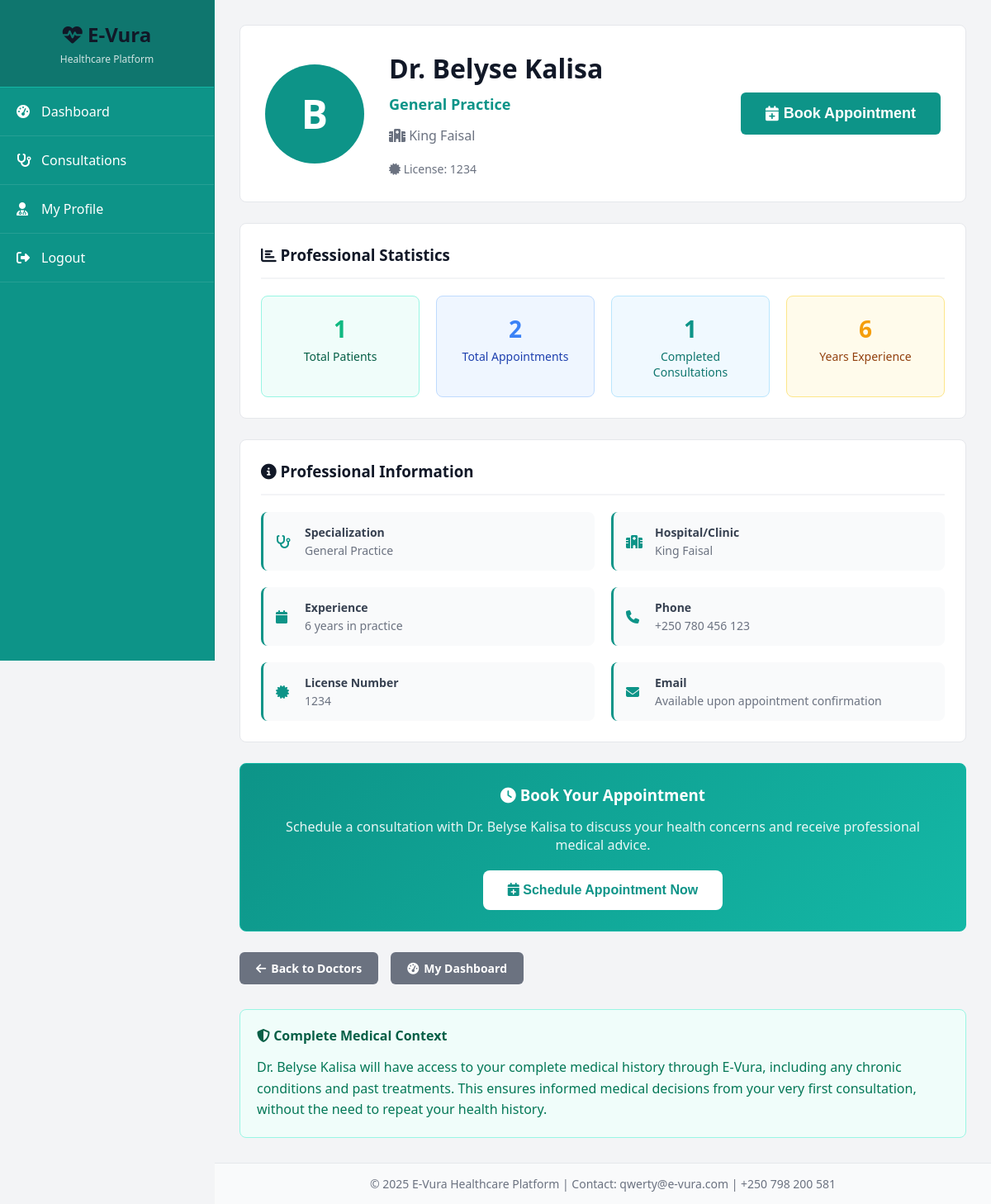
The app's page /doctor/1/profile (signed in) with its own data.
### app.py (models this page shows)
class Doctor(db.Model):
    id = db.Column(db.Integer, primary_key=True)
    username = db.Column(db.String(100), unique=True, nullable=False)
    email = db.Column(db.String(120), unique=True, nullable=False)
    password = db.Column(db.String(200), nullable=False)
    phone = db.Column(db.String(20))
    specialization = db.Column(db.String(100))
    license_number = db.Column(db.String(50))
    hospital = db.Column(db.String(200))
    years_experience = db.Column(db.Integer)
    created_at = db.Column(db.DateTime, default=datetime.utcnow)
    appointments = db.relationship('Appointment', backref='doctor', lazy=True, foreign_keys='Appointment.doctor_id')
    records = db.relationship('MedicalRecord', backref='doctor', lazy=True)

### app.py (the view)
@app.route('/doctor/<int:doctor_id>/profile')
@login_required
def view_doctor_profile(doctor_id):
    doctor = Doctor.query.get_or_404(doctor_id)
    total_patients = Patient.query.join(Appointment).filter(Appointment.doctor_id == doctor_id).distinct().count()
    total_appointments = Appointment.query.filter_by(doctor_id=doctor_id).count()
    completed_appointments = Appointment.query.filter_by(doctor_id=doctor_id, status='completed').count()
    return render_template('view_doctor_profile.html', doctor=doctor,
                         total_patients=total_patients, total_appointments=total_appointments,
                         completed_appointments=completed_appointments)

### app.py (called while the page is built)
def login_required(f):
    @wraps(f)
    def decorated_function(*args, **kwargs):
        if 'user_id' not in session or 'user_type' not in session:
            flash('Please log in to access this page.', 'warning')
            return redirect(url_for('login'))
        return f(*args, **kwargs)
    return decorated_function

### templates/view_doctor_profile.html (shortened to what this page needs)
{% extends "base.html" %}
{% block content %}
<div style="background: white; border-radius: 8px; padding: 30px; margin-bottom: 25px; border: 1px solid #e5e7eb; display: flex; align-items: center; gap: 30px; flex-wrap: wrap;">
    <div style="width: 120px; height: 120px; border-radius: 50%; background: #0d9488; display: flex; align-items: center; justify-content: center; font-size: 48px; font-weight: bold; color: white; flex-shrink: 0;">
        {{ doctor.username[0]|upper }}
    </div>
    <div style="flex: 1;">
        <h1 style="font-size: 32px; color: #111827; margin-bottom: 10px;">Dr. {{ doctor.username }}</h1>
        <div style="color: #0d9488; font-size: 18px; font-weight: 600; margin-bottom: 15px;">
            {{ doctor.specialization or 'General Practice' }}
        </div>
        <div style="color: #6b7280; font-size: 16px; margin-bottom: 20px;">
            <i class="fas fa-hospital"></i> {{ doctor.hospital or 'Private Practice' }}
        </div>
        {% if doctor.license_number %}
        <div style="color: #6b7280; font-size: 14px;">
            <i class="fas fa-certificate"></i> License: {{ doctor.license_number }}
        </div>
        {% endif %}
    </div>
    <div style="flex-shrink: 0;">
        <button onclick="showBookingModal()" class="btn btn-primary" style="padding: 15px 30px; font-size: 18px;">
            <i class="fas fa-calendar-plus"></i> Book Appointment
        </button>
    </div>
</div>
<div style="background: white; border-radius: 8px; padding: 25px; margin-bottom: 25px; border: 1px solid #e5e7eb;">
    <h3 style="margin-bottom: 20px; color: #111827; padding-bottom: 15px; border-bottom: 2px solid #f3f4f6;">
        <i class="fas fa-chart-bar"></i> Professional Statistics
    </h3>
    <div style="display: grid; grid-template-columns: repeat(auto-fit, minmax(180px, 1fr)); gap: 20px;">
        <div style="text-align: center; padding: 20px; background: #f0fdfa; border-radius: 8px; border-left: 4px solid #10b981; border: 1px solid #99f6e4;">
            <div style="font-size: 28px; font-weight: bold; color: #10b981; margin-bottom: 5px;">{{ total_patients }}</div>
            <div style="color: #065f46; font-size: 14px;">Total Patients</div>
        </div>
        <div style="text-align: center; padding: 20px; background: #eff6ff; border-radius: 8px; border-left: 4px solid #3b82f6; border: 1px solid #bfdbfe;">
            <div style="font-size: 28px; font-weight: bold; color: #3b82f6; margin-bottom: 5px;">{{ total_appointments }}</div>
            <div style="color: #1e40af; font-size: 14px;">Total Appointments</div>
        </div>
        <div style="text-align: center; padding: 20px; background: #f0f9ff; border-radius: 8px; border-left: 4px solid #0d9488; border: 1px solid #bae6fd;">
            <div style="font-size: 28px; font-weight: bold; color: #0d9488; margin-bottom: 5px;">{{ completed_appointments }}</div>
            <div style="color: #0f766e; font-size: 14px;">Completed Consultations</div>
        </div>
        <div style="text-align: center; padding: 20px; background: #fffbeb; border-radius: 8px; border-left: 4px solid #f59e0b; border: 1px solid #fde68a;">
            <div style="font-size: 28px; font-weight: bold; color: #f59e0b; margin-bottom: 5px;">{{ doctor.years_experience or 0 }}</div>
            <div style="color: #92400e; font-size: 14px;">Years Experience</div>
        </div>
    </div>
</div>
<div style="background: white; border-radius: 8px; padding: 25px; margin-bottom: 25px; border: 1px solid #e5e7eb;">
    <h3 style="color: #111827; margin-bottom: 20px; padding-bottom: 15px; border-bottom: 2px solid #f3f4f6;">
        <i class="fas fa-info-circle"></i> Professional Information
    </h3>
    <div style="display: grid; grid-template-columns: repeat(auto-fit, minmax(300px, 1fr)); gap: 20px;">
        <div style="display: flex; align-items: center; padding: 15px; background: #f9fafb; border-radius: 8px; border-left: 3px solid #0d9488;">
            <i class="fas fa-stethoscope" style="width: 20px; color: #0d9488; margin-right: 15px; font-size: 16px;"></i>
            <div>
                <h4 style="color: #374151; margin-bottom: 3px; font-size: 14px; font-weight: 600;">Specialization</h4>
                <p style="color: #6b7280; margin: 0; font-size: 14px;">{{ doctor.specialization or 'General Practice' }}</p>
            </div>
        </div>
        <div style="display: flex; align-items: center; padding: 15px; background: #f9fafb; border-radius: 8px; border-left: 3px solid #0d9488;">
            <i class="fas fa-hospital" style="width: 20px; color: #0d9488; margin-right: 15px; font-size: 16px;"></i>
            <div>
                <h4 style="color: #374151; margin-bottom: 3px; font-size: 14px; font-weight: 600;">Hospital/Clinic</h4>
                <p style="color: #6b7280; margin: 0; font-size: 14px;">{{ doctor.hospital or 'Private Practice' }}</p>
            </div>
        </div>
        {% if doctor.years_experience %}
        <div style="display: flex; align-items: center; padding: 15px; background: #f9fafb; border-radius: 8px; border-left: 3px solid #0d9488;">
            <i class="fas fa-calendar" style="width: 20px; color: #0d9488; margin-right: 15px; font-size: 16px;"></i>
            <div>
                <h4 style="color: #374151; margin-bottom: 3px; font-size: 14px; font-weight: 600;">Experience</h4>
                <p style="color: #6b7280; margin: 0; font-size: 14px;">{{ doctor.years_experience }} years in practice</p>
            </div>
        </div>
        {% endif %}
        {% if doctor.phone %}
        <div style="display: flex; align-items: center; padding: 15px; background: #f9fafb; border-radius: 8px; border-left: 3px solid #0d9488;">
            <i class="fas fa-phone" style="width: 20px; color: #0d9488; margin-right: 15px; font-size: 16px;"></i>
            <div>
                <h4 style="color: #374151; margin-bottom: 3px; font-size: 14px; font-weight: 600;">Phone</h4>
                <p style="color: #6b7280; margin: 0; font-size: 14px;">{{ doctor.phone }}</p>
            </div>
        </div>
        {% endif %}
        {% if doctor.license_number %}
        <div style="display: flex; align-items: center; padding: 15px; background: #f9fafb; border-radius: 8px; border-left: 3px solid #0d9488;">
            <i class="fas fa-certificate" style="width: 20px; color: #0d9488; margin-right: 15px; font-size: 16px;"></i>
            <div>
                <h4 style="color: #374151; margin-bottom: 3px; font-size: 14px; font-weight: 600;">License Number</h4>
                <p style="color: #6b7280; margin: 0; font-size: 14px;">{{ doctor.license_number }}</p>
            </div>
        </div>
        {% endif %}
        <div style="display: flex; align-items: center; padding: 15px; background: #f9fafb; border-radius: 8px; border-left: 3px solid #0d9488;">
            <i class="fas fa-envelope" style="width: 20px; color: #0d9488; margin-right: 15px; font-size: 16px;"></i>
            <div>
                <h4 style="color: #374151; margin-bottom: 3px; font-size: 14px; font-weight: 600;">Email</h4>
                <p style="color: #6b7280; margin: 0; font-size: 14px;">Available upon appointment confirmation</p>
            </div>
        </div>
    </div>
</div>
<div style="background: linear-gradient(135deg, #0d9488, #14b8a6); color: white; border-radius: 8px; padding: 25px; margin-bottom: 25px; text-align: center; border: 1px solid #14b8a6;">
    <h3 style="color: white; margin-bottom: 15px;">
        <i class="fas fa-clock"></i> Book Your Appointment
    </h3>
    <p style="margin-bottom: 20px; opacity: 0.9; font-size: 16px;">
        Schedule a consultation with Dr. {{ doctor.username }} to discuss your health concerns and receive professional medical advice.
    </p>
    <button onclick="showBookingModal()" style="background: white; color: #0d9488; border: none; padding: 15px 30px; border-radius: 8px; font-weight: 600; cursor: pointer; transition: all 0.3s; font-size: 16px;">
        <i class="fas fa-calendar-plus"></i> Schedule Appointment Now
    </button>
</div>
<div style="display: flex; gap: 15px; margin-bottom: 30px;">
    <a href="{{ url_for('find_doctors') }}" class="btn btn-secondary">
        <i class="fas fa-arrow-left"></i> Back to Doctors
    </a>
    <a href="{{ url_for('patient_dashboard') }}" class="btn btn-secondary">
        <i class="fas fa-tachometer-alt"></i> My Dashboard
    </a>
</div>
<div style="background: #f0fdfa; border-left: 4px solid #0d9488; padding: 20px; border-radius: 8px; border: 1px solid #99f6e4;">
    <h4 style="color: #065f46; margin-bottom: 15px;"><i class="fas fa-shield-alt"></i> Complete Medical Context</h4>
    <p style="color: #047857; line-height: 1.6; margin: 0;">
        Dr. {{ doctor.username }} will have access to your complete medical history through E-Vura, including any chronic conditions
        and past treatments. This ensures informed medical decisions from your very first consultation, without the need to repeat your health history.
    </p>
</div>
{% endblock %}

### static/css/style.css (style rules this page uses)
* { margin: 0; padding: 0; box-sizing: border-box; }
body { font-family: 'Segoe UI', Tahoma, Geneva, Verdana, sans-serif; background: #f3f4f6; min-height: 100vh; }
.btn { padding: 10px 20px; border: none; border-radius: 6px; cursor: pointer; font-size: 0.875rem; font-weight: 600; transition: all 0.3s ease; text-decoration: none; display: inline-flex; align-items: center; gap: 6px; justify-content: center; white-space: nowrap; }
.btn-primary { background: #0d9488; color: white; }
.btn-secondary { background: #6b7280; color: white; }
h1, h2, h3, h4 { color: #111827; }

### records on screen
Doctor: username "B", username "Belyse Kalisa", specialization "General Practice", hospital "King Faisal", license_number "1234", years_experience "6", phone "+250 780 456 123"

### other values on screen
{{ total_patients }} "1"
{{ total_appointments }} "2"
{{ completed_appointments }} "1"
